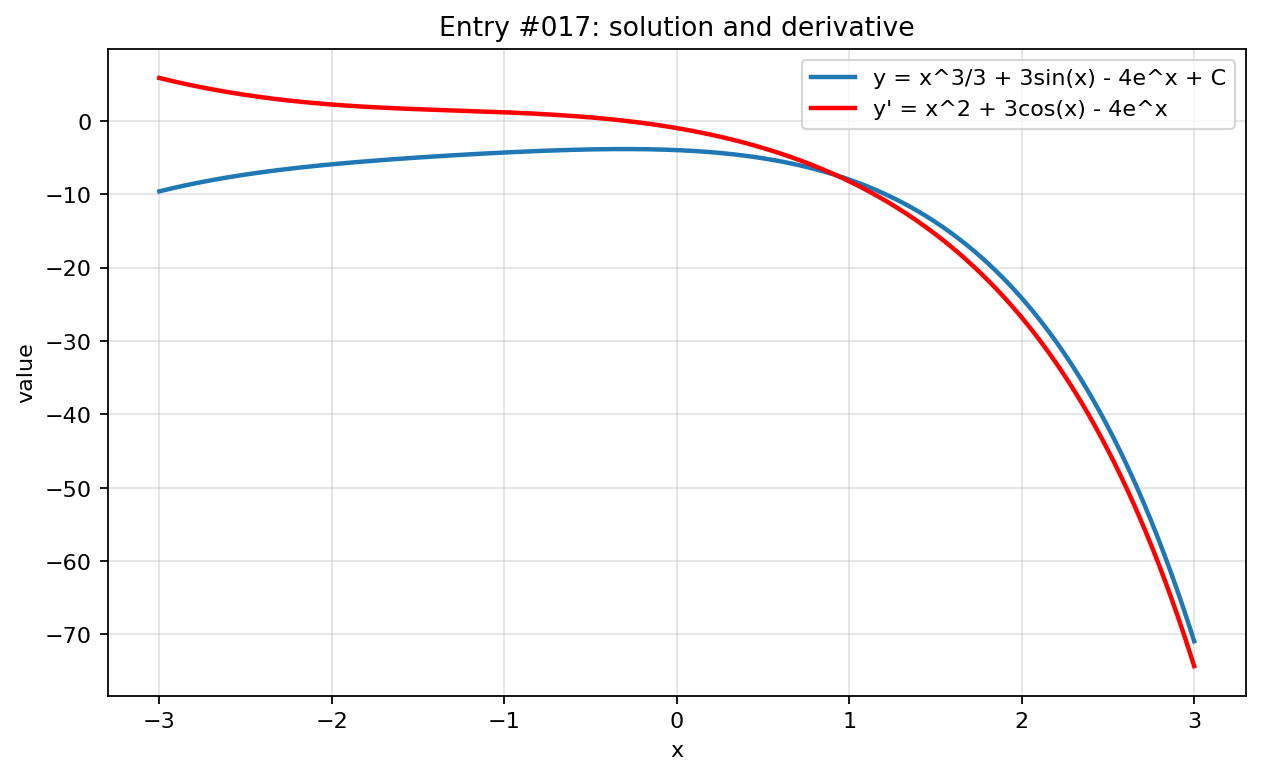

Source code (Python):
import numpy as np
import matplotlib.pyplot as plt

x = np.linspace(-3, 3, 800)

with np.errstate(divide="ignore", invalid="ignore", over="ignore"):
    y = x**3/3 + 3*np.sin(x) - 4*np.exp(x)
    y_prime = x**2 + 3*np.cos(x) - 4*np.exp(x)

plt.figure(figsize=(8, 5))
plt.plot(x, y, label="y = x^3/3 + 3sin(x) - 4e^x + C", linewidth=2)
plt.plot(x, y_prime, label="y' = x^2 + 3cos(x) - 4e^x", linewidth=2, color="red")
plt.title("Entry #017: solution and derivative")
plt.xlabel("x")
plt.ylabel("value")
plt.grid(True, alpha=0.35)
plt.legend()
plt.tight_layout()
plt.show()
